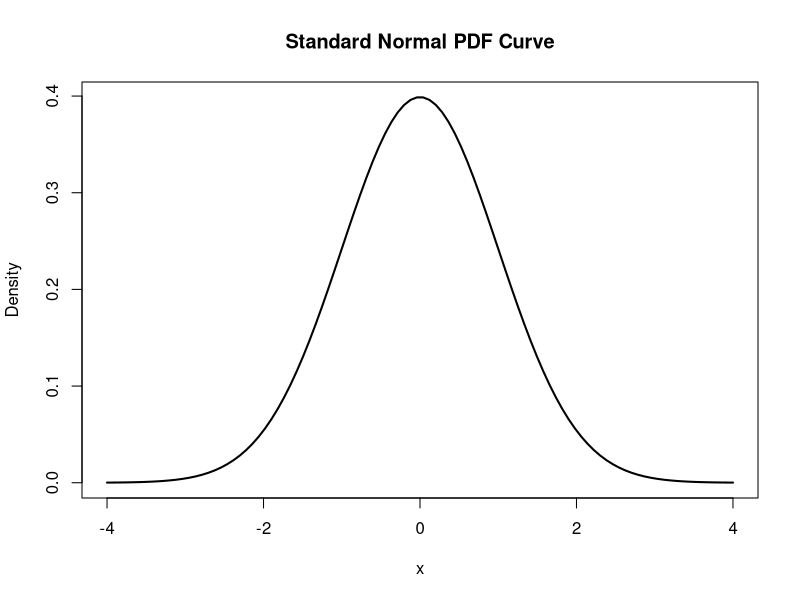
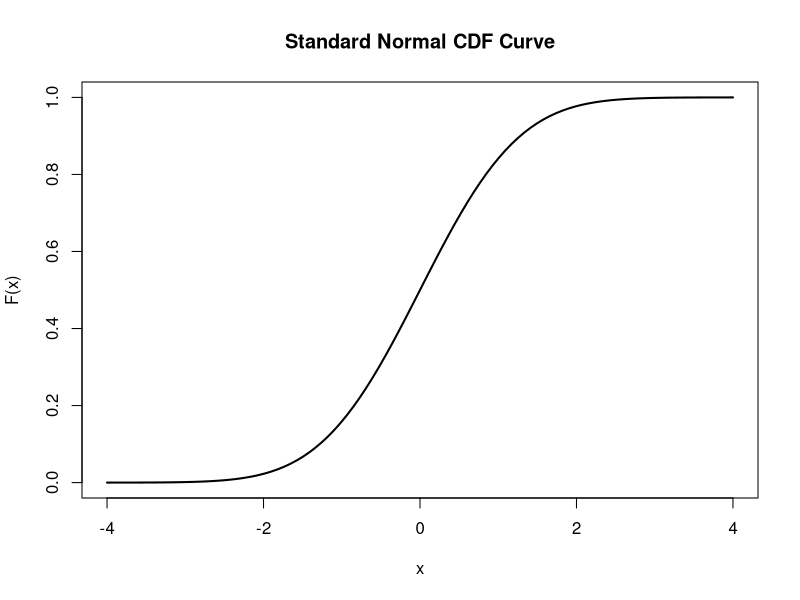

Here is the R script that generated these plots, in order:
## ---- chunk 1
knitr::opts_chunk$set(echo = TRUE)
## ---- chunk 2
#Chapter 7 - Probl. Dist.

x <- seq(-4,4,length.out=100)
y <- dnorm(x)
plot(y~x,type="l",lwd=2,xlab="x",ylab="Density",main="Standard Normal PDF Curve" )
z <- pnorm(x)
plot(z~x,type="l",lwd=2,xlab="x",ylab="F(x)",main="Standard Normal CDF Curve" )

